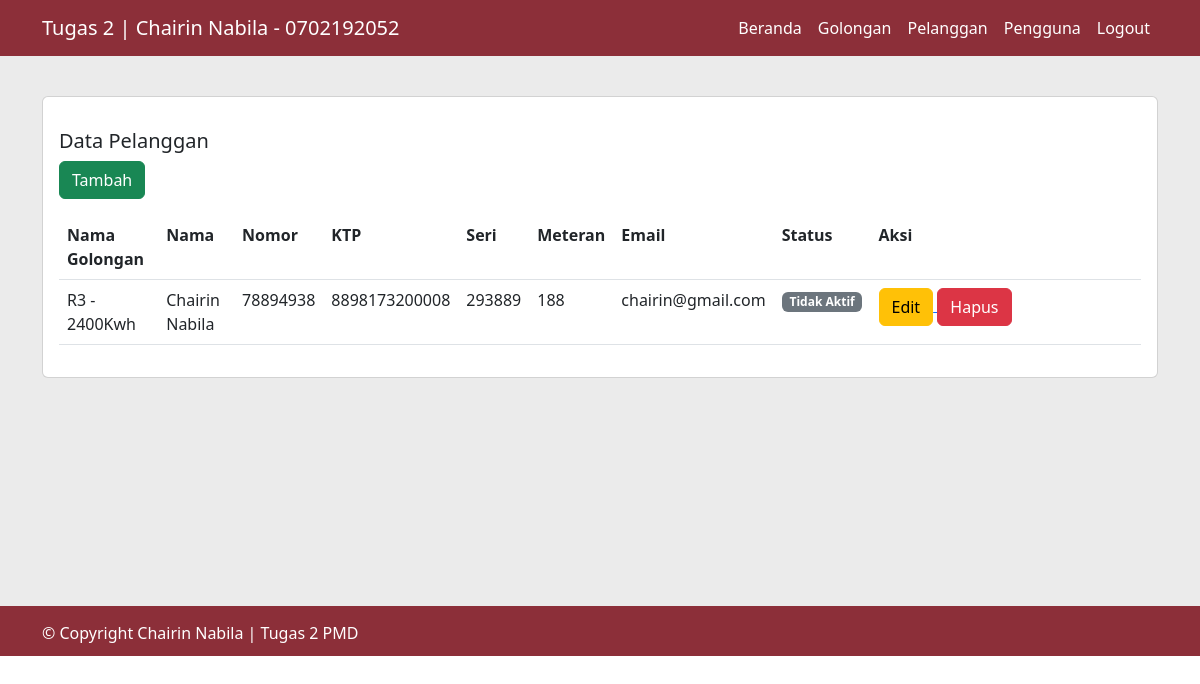
The app's page /index.php?page=index_pelanggan (signed in) with its own data.
### tables this page shows
CREATE TABLE `pelanggans` (
  `id` bigint(20) UNSIGNED NOT NULL,
  `golongan_id` bigint(20) UNSIGNED NOT NULL,
  `pel_no` varchar(255) NOT NULL,
  `pel_nama` varchar(255) NOT NULL,
  `pel_ktp` varchar(255) NOT NULL,
  `pel_seri` varchar(255) NOT NULL,
  `pel_meteran` varchar(255) NOT NULL,
  `pel_aktif` varchar(255) NOT NULL,
  `user_id` bigint(20) UNSIGNED NOT NULL,
  `created_at` timestamp NULL DEFAULT NULL,
  `updated_at` timestamp NULL DEFAULT NULL
);

CREATE TABLE `golongans` (
  `id` bigint(20) UNSIGNED NOT NULL,
  `gol_kode` varchar(255) NOT NULL,
  `gol_nama` varchar(255) NOT NULL,
  `created_at` timestamp NULL DEFAULT NULL,
  `updated_at` timestamp NULL DEFAULT NULL
);

CREATE TABLE `users` (
  `id` bigint(20) UNSIGNED NOT NULL,
  `user_email` varchar(255) NOT NULL,
  `user_nama` varchar(255) NOT NULL,
  `user_alamat` text NOT NULL,
  `user_hp` varchar(255) NOT NULL,
  `user_pos` varchar(255) NOT NULL,
  `user_role` int(11) NOT NULL,
  `user_aktif` int(11) NOT NULL,
  `password` varchar(255) NOT NULL
);

### app/DB.php (called while the page is built, shortened)
<?php
    class DB{
        public function __construct(){
            try{
                $this->db = new PDO("mysql:host=localhost;dbname=tugas_2_chairin", "root", "");
            } catch(\Exception $e){
                die("Error : " . $e->getMassage());
            }
        }
    }

### app/Pelanggan.php (called while the page is built, shortened)
<?php
class Pelanggan extends DB{
    public function index(){
        $sql = "select * from pelanggans";
        $stmt = $this->db->prepare($sql);
        $stmt->execute();
        $data = [];
        while ($rows = $stmt->fetch()){
            $data[] = $rows;
        }
        return $data;
    }
    public function getGolongan($id){
        $sql = "SELECT * FROM golongans WHERE id='$id'";
        $stmt = $this->db->prepare($sql);
        $stmt->execute();
        $row = $stmt->fetch();
        return $row['gol_nama'];
    }
    public function getUser($id){
        $sql = "SELECT * FROM users WHERE id='$id'";
        $stmt = $this->db->prepare($sql);
        $stmt->execute();
        $row = $stmt->fetch();
        return $row['user_email'];
    }
}

### pages/index_pelanggan.php (the view, shortened to what this page needs)
<?php
    $pelanggan = new App\Pelanggan();
    $rows = $pelanggan->index();
?>
<div class="container" style="padding-top: 40px;min-height: 550px">
    <div class="card">
        <div class="card-body">
            <p class="card-text">
                <div class="card-title">
                    <h5>Data Pelanggan</h5>
                </div>
                <a href="index.php?page=tambah_pelanggan">
                    <button class="btn btn-success">Tambah</button>
                </a>
                <table class="table table-stripped">
                    <tr>
                        <th>Nama Golongan</th>
                        <th>Nama</th>
                        <th>Nomor</th>
                        <th>KTP</th>
                        <th>Seri</th>
                        <th>Meteran</th>
                        <th>Email</th>
                        <th>Status</th>
                        <th>Aksi</th>
                    </tr>
                    <?php foreach ($rows as $row) { ?>
                    <?php
                        $golongan = $pelanggan->getGolongan($row['golongan_id']);
                        $user = $pelanggan->getUser($row['user_id']);
                    ?>
                    <tr>
                        <td><?php echo $golongan ?></td>
                        <td><?php echo $row['pel_nama'] ?></td>
                        <td><?php echo $row['pel_no'] ?></td>
                        <td><?php echo $row['pel_ktp'] ?></td>
                        <td><?php echo $row['pel_seri'] ?></td>
                        <td><?php echo $row['pel_meteran'] ?></td>
                        <td><?php echo $user ?></td>
                        <td>
                            <?php if ($row['pel_aktif'] == 0) { ?>
                                <span class="badge bg-primary">
                                    Aktif
                                </span>
                            <?php } else{ ?>
                                <span class="badge bg-secondary">
                                    Tidak Aktif
                                </span>
                            <?php } ?>
                        </td>
                        <td style="width: 25%">
                        <a href="index.php?page=edit_pelanggan&id=<?php echo $row['id']?>">
                            <button class="btn btn-warning">Edit</button>
                        </a>
                        <form method="POST" style="display: inline">
                            <button class="btn btn-danger" name="hapus">Hapus</button>
                        </form>
                        </td>
                    </tr>
                    <?php } ?>
                </table>
            </p>
        </div>
    </div>
</div>

### records on screen
pelanggans: golongan.gol_nama "R3 - 2400Kwh", pel_nama "Chairin Nabila", pel_no "78894938", pel_ktp "8898173200008", pel_seri "293889", pel_meteran "188", user.user_email "chairin@gmail.com", pel_aktif "Tidak Aktif"
